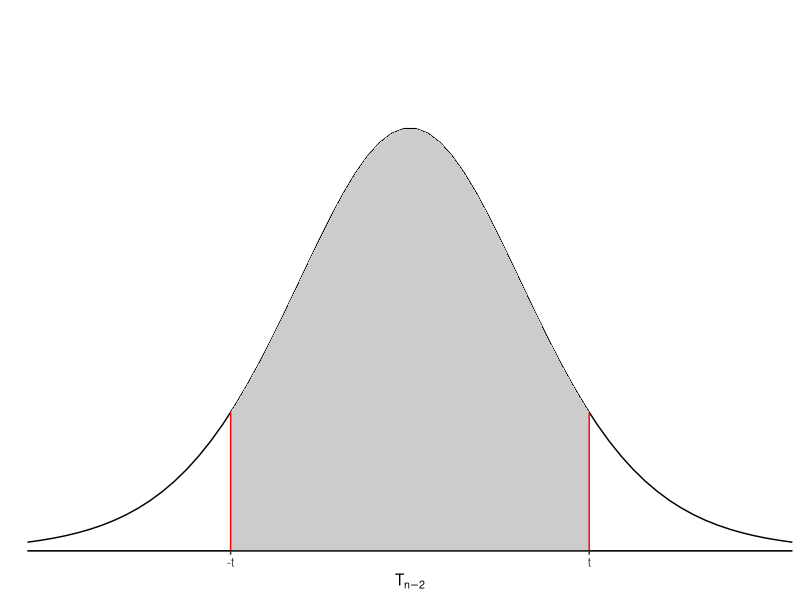
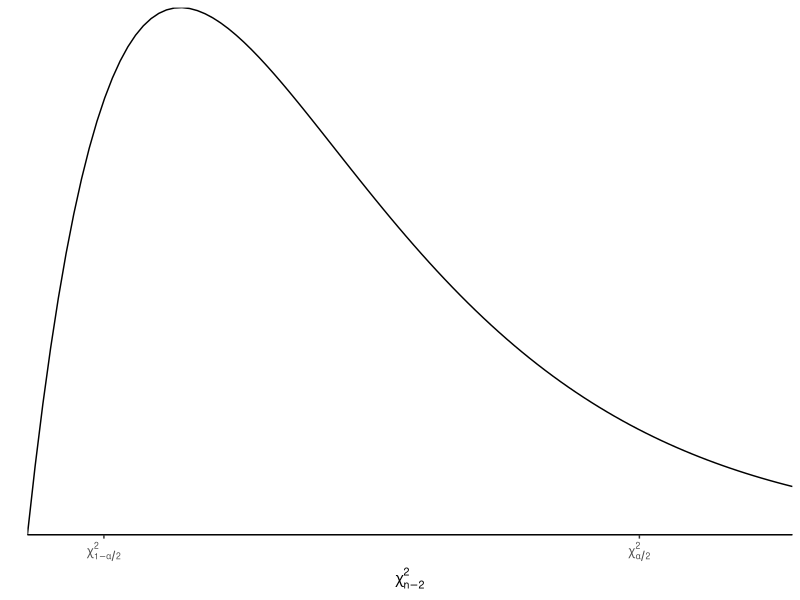

Write the R code that produced these figures, in order.
## ---- chunk 1
library(tidyverse)
library(palmerpenguins)
library(broom)
## ---- chunk 2
x <- seq(-5, 5, length=100)
tdf <- data.frame(x=x, tdens=dt(x, df=10))
ggt <- ggplot() + theme_classic() + coord_cartesian(xlim=c(-3.2, 3.2), ylim=c(0, 0.5), expand=F) + 
  theme(axis.line.y = element_blank()) + 
  xlab(expression(T[n-2])) + 
  ylab("") + scale_y_continuous(breaks=NULL)+
  geom_hline(aes(yintercept=0)) + 
  geom_line(aes(x=x,y=tdens),
            data=tdf)
ggt + 
  geom_polygon(aes(x=c(-1.5, -1.5, x[x>-1.5 & x < 1.5],1.5, 1.5),
                   y=c(0, dt(-1.5, df=10), dt(x[x>-1.5 & x < 1.5], df=10),  dt(1.5, df=10), 0)),
               fill="grey80") +
  scale_x_continuous(breaks=c(-1.5, 1.5), labels=c("-t", "t"))+ 
  geom_segment(aes(x=1.5, xend=1.5, y=0, yend=dt(1.5, df=10)), col="red") +
    geom_segment(aes(x=-1.5, xend=-1.5, y=0, yend=dt(-1.5, df=10)), col="red")
## ---- chunk 3
x <- seq(0, 10, length=100)
chidf <- data.frame(x=x, chidens=dchisq(x, df=4))
ggchi2 <- ggplot() + theme_classic() + coord_cartesian(xlim=c(0, 10), expand=F) + 
  theme(axis.line.y = element_blank()) + 
  xlab(expression(chi[n-2]^2)) + ylab("") + scale_y_continuous(breaks=NULL) +
  geom_hline(aes(yintercept=0)) + 
  geom_line(aes(x=x,y=chidens),
            data=chidf)
ggchi2 + scale_x_continuous(breaks=c(1, 8), labels=c(expression(chi[1-alpha/2,n-2]^2), expression(chi[alpha/2, n-2]^2)))
